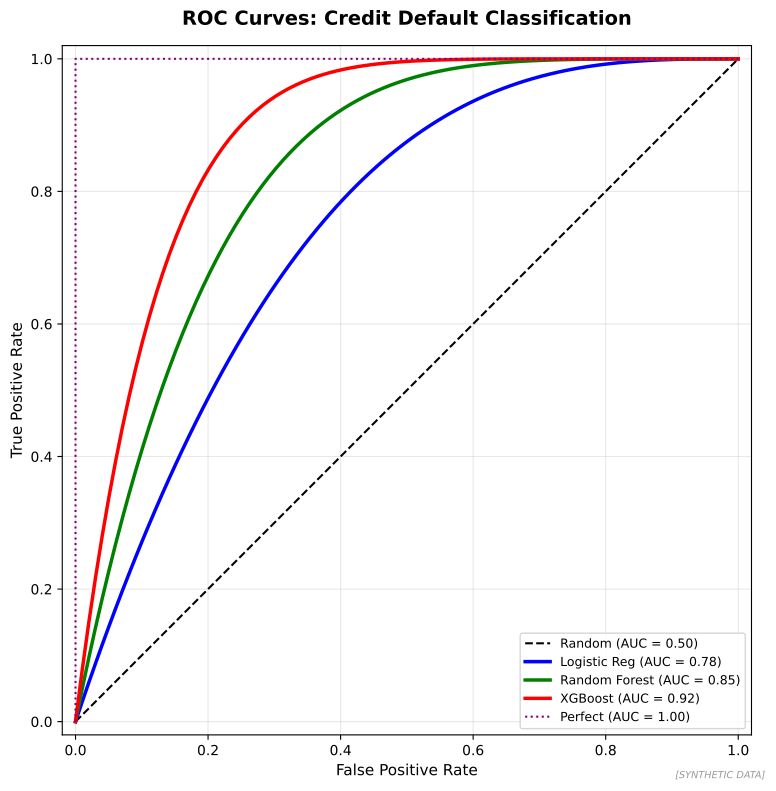

Write the Python code that produced this figure.
"""
ROC Curve Example
Classification performance visualization

Output: roc_curve_example.pdf
Module: module_03_ai_ml
Lesson: 28 - Classification
"""

from pathlib import Path
import matplotlib.pyplot as plt
import numpy as np

CHART_METADATA = {
    'title': 'ROC Curve Example',
    'module': 'module_03_ai_ml',
    'lesson': 28,
    'url': 'https://github.com/Digital-AI-Finance/digital-finance/tree/main/module_03_ai_ml/figures/roc_curve_example'
}

plt.rcParams.update({'font.size': 10, 'axes.labelsize': 10})

def create_chart():
    fig, ax = plt.subplots(figsize=(8, 8))

    # Generate ROC curves
    fpr = np.linspace(0, 1, 100)

    # Random classifier
    ax.plot([0, 1], [0, 1], 'k--', linewidth=1.5, label='Random (AUC = 0.50)')

    # Model curves
    tpr_good = 1 - (1 - fpr) ** 3
    tpr_better = 1 - (1 - fpr) ** 5
    tpr_best = 1 - (1 - fpr) ** 8

    ax.plot(fpr, tpr_good, 'b-', linewidth=2.5, label='Logistic Reg (AUC = 0.78)')
    ax.plot(fpr, tpr_better, 'g-', linewidth=2.5, label='Random Forest (AUC = 0.85)')
    ax.plot(fpr, tpr_best, 'r-', linewidth=2.5, label='XGBoost (AUC = 0.92)')

    # Perfect classifier
    ax.plot([0, 0, 1], [0, 1, 1], 'purple', linewidth=1.5, linestyle=':', label='Perfect (AUC = 1.00)')

    ax.set_xlabel('False Positive Rate', fontsize=11)
    ax.set_ylabel('True Positive Rate', fontsize=11)
    ax.set_title('ROC Curves: Credit Default Classification', fontsize=14, fontweight='bold', pad=15)
    ax.legend(loc='lower right', fontsize=9)
    ax.set_xlim(-0.02, 1.02)
    ax.set_ylim(-0.02, 1.02)
    ax.grid(True, alpha=0.3)
    ax.set_aspect('equal')

    fig.text(0.98, 0.02, '[SYNTHETIC DATA]', fontsize=7, color='#999999', ha='right', style='italic')
    plt.tight_layout()

    output_path = Path(__file__).parent / 'roc_curve_example.pdf'
    plt.savefig(output_path, format='pdf', dpi=300, bbox_inches='tight')
    plt.close()
    print(f"Chart saved to: {output_path}")
    return output_path

if __name__ == '__main__':
    create_chart()
